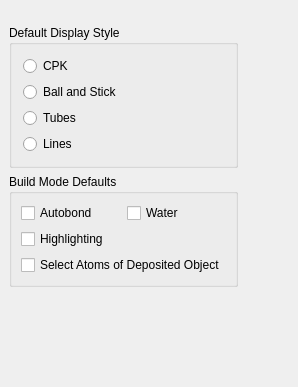
     <widget class="QWidget" name="TabPage" >
      <attribute name="title" >
       <string>Modes</string>
      </attribute>
      <layout class="QGridLayout" >
       <property name="margin" >
        <number>9</number>
       </property>
       <property name="spacing" >
        <number>6</number>
       </property>
       <item row="1" column="0" >
        <spacer>
         <property name="orientation" >
          <enum>Qt::Vertical</enum>
         </property>
         <property name="sizeHint" >
          <size>
           <width>20</width>
           <height>91</height>
          </size>
         </property>
        </spacer>
       </item>
       <item row="0" column="0" >
        <layout class="QHBoxLayout" >
         <property name="margin" >
          <number>0</number>
         </property>
         <property name="spacing" >
          <number>6</number>
         </property>
         <item>
          <layout class="QVBoxLayout" >
           <property name="margin" >
            <number>0</number>
           </property>
           <property name="spacing" >
            <number>6</number>
           </property>
           <item>
            <spacer>
             <property name="orientation" >
              <enum>Qt::Vertical</enum>
             </property>
             <property name="sizeHint" >
              <size>
               <width>20</width>
               <height>16</height>
              </size>
             </property>
            </spacer>
           </item>
           <item>
            <widget class="QGroupBox" name="default_display_grpBox" >
             <property name="title" >
              <string>Default Display Style</string>
             </property>
             <layout class="QGridLayout" >
              <property name="margin" >
               <number>11</number>
              </property>
              <property name="spacing" >
               <number>6</number>
              </property>
              <item row="0" column="0" >
               <widget class="QRadioButton" name="cpk_rbtn" >
                <property name="toolTip" >
                 <string>CPK (Space Filling) Display Mode</string>
                </property>
                <property name="text" >
                 <string>CPK</string>
                </property>
               </widget>
              </item>
              <item row="1" column="0" >
               <widget class="QRadioButton" name="ballNstick_rbtn" >
                <property name="toolTip" >
                 <string>Ball and Stick Display Mode</string>
                </property>
                <property name="text" >
                 <string>Ball and Stick</string>
                </property>
               </widget>
              </item>
              <item row="3" column="0" >
               <widget class="QRadioButton" name="lines_rbtn" >
                <property name="toolTip" >
                 <string>Lines Display Mode</string>
                </property>
                <property name="text" >
                 <string>Lines</string>
                </property>
               </widget>
              </item>
              <item row="2" column="0" >
               <widget class="QRadioButton" name="tubes_rbtn" >
                <property name="toolTip" >
                 <string>Tubes Display Mode</string>
                </property>
                <property name="text" >
                 <string>Tubes</string>
                </property>
               </widget>
              </item>
             </layout>
            </widget>
           </item>
           <item>
            <widget class="QGroupBox" name="buildmode_groupbox" >
             <property name="title" >
              <string>Build Mode Defaults</string>
             </property>
             <layout class="QGridLayout" >
              <property name="margin" >
               <number>9</number>
              </property>
              <property name="spacing" >
               <number>6</number>
              </property>
              <item row="1" column="0" colspan="2" >
               <widget class="QCheckBox" name="buildmode_highlighting_checkbox" >
                <property name="toolTip" >
                 <string>Build mode's default setting for Highlighting at startup (enabled/disabled)</string>
                </property>
                <property name="text" >
                 <string>Highlighting</string>
                </property>
               </widget>
              </item>
              <item row="2" column="0" colspan="2" >
               <widget class="QCheckBox" name="buildmode_select_atoms_checkbox" >
                <property name="toolTip" >
                 <string>Automatically select atoms when depositing</string>
                </property>
                <property name="text" >
                 <string>Select Atoms of Deposited Object</string>
                </property>
               </widget>
              </item>
              <item row="0" column="1" >
               <widget class="QCheckBox" name="water_checkbox" >
                <property name="toolTip" >
                 <string>Build mode's default setting for Water at startup (enabled/disabled)</string>
                </property>
                <property name="text" >
                 <string>Water</string>
                </property>
               </widget>
              </item>
              <item row="0" column="0" >
               <widget class="QCheckBox" name="autobond_checkbox" >
                <property name="toolTip" >
                 <string>Build mode's default setting for Autobonding at startup (enabled/disabled)</string>
                </property>
                <property name="text" >
                 <string>Autobond</string>
                </property>
               </widget>
              </item>
             </layout>
            </widget>
           </item>
          </layout>
         </item>
         <item>
          <spacer>
           <property name="orientation" >
            <enum>Qt::Horizontal</enum>
           </property>
           <property name="sizeType" >
            <enum>QSizePolicy::Expanding</enum>
           </property>
           <property name="sizeHint" >
            <size>
             <width>51</width>
             <height>20</height>
            </size>
           </property>
          </spacer>
         </item>
        </layout>
       </item>
      </layout>
     </widget>
